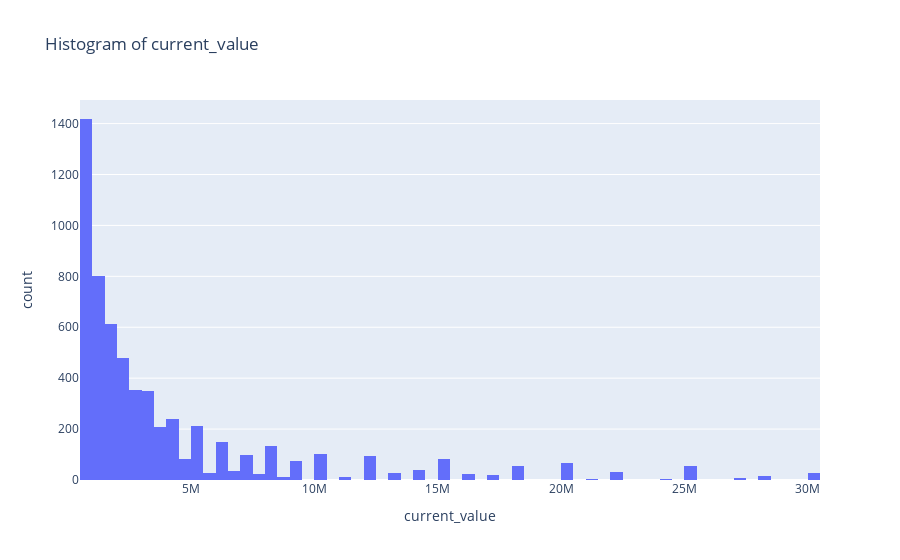

The notebook cell this image was saved under:
### Code cell
fig = px.histogram(player, x='current_value', title='Histogram of current_value')
fig.update_layout(xaxis_title='current_value')
fig.show()

### Figure 1 — Plotly figure (JSON) as saved in the notebook; plotly's stock layout.template omitted (floating-point values rounded to 4 significant figures; data arrays with more than 128 entries replaced by an {"elided": "..."} marker saying what was removed)
{"data": [{"alignmentgroup": "True", "bingroup": "x", "hovertemplate": "current_value=%{x}<br>count=%{y}<extra></extra>", "legendgroup": "", "marker": {"color": "#636efa", "pattern": {"shape": ""}}, "name": "", "offsetgroup": "", "orientation": "v", "showlegend": false, "type": "histogram", "x": {"elided": "5988 int values"}, "xaxis": "x", "yaxis": "y"}], "layout": {"barmode": "relative", "legend": {"tracegroupgap": 0}, "title": {"text": "Histogram of current_value"}, "xaxis": {"anchor": "y", "domain": [0, 1], "title": {"text": "current_value"}}, "yaxis": {"anchor": "x", "domain": [0, 1], "title": {"text": "count"}}}}
